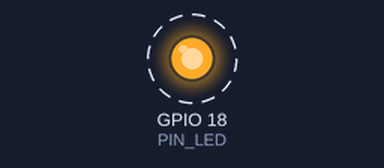
The program below on a simulated Raspberry Pi (BCM pin numbers). On the bench: output pins drawn as LEDs (lit = HIGH). Dashed ring = blinking.

Above: at 0.5 s.
Timing chart, 0 to 4.6 s (numbered marks = the images above):
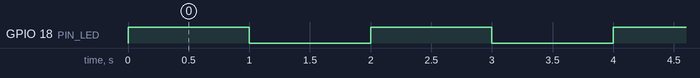

Measured:
- by itself, GPIO 18 (PIN_LED): alternates HIGH for 1.0 s and LOW for 1.0 s

The program:

blink.py
```python
# -*- coding: utf-8 -*-

'''
    Small code sample making a LED
    on pin PIN_LED blinking each DELAY seconds
'''

import RPi.GPIO
from RPi.GPIO import cleanup
from RPi.GPIO import output
from RPi.GPIO import setup
from RPi.GPIO import setmode
from RPi.GPIO import BCM
from RPi.GPIO import HIGH
from RPi.GPIO import LOW
from RPi.GPIO import OUT

import time
from time import sleep

DELAY   = 1
PIN_LED = 18

if __name__ == '__main__':
    setmode (BCM)
    setup (PIN_LED, OUT)

    while True:
        try:
            output(PIN_LED, HIGH)
            sleep (DELAY)
            output(PIN_LED, LOW)
            sleep (DELAY)
        except (KeyboardInterrupt, SystemExit) as e:
            cleanup ()
```
